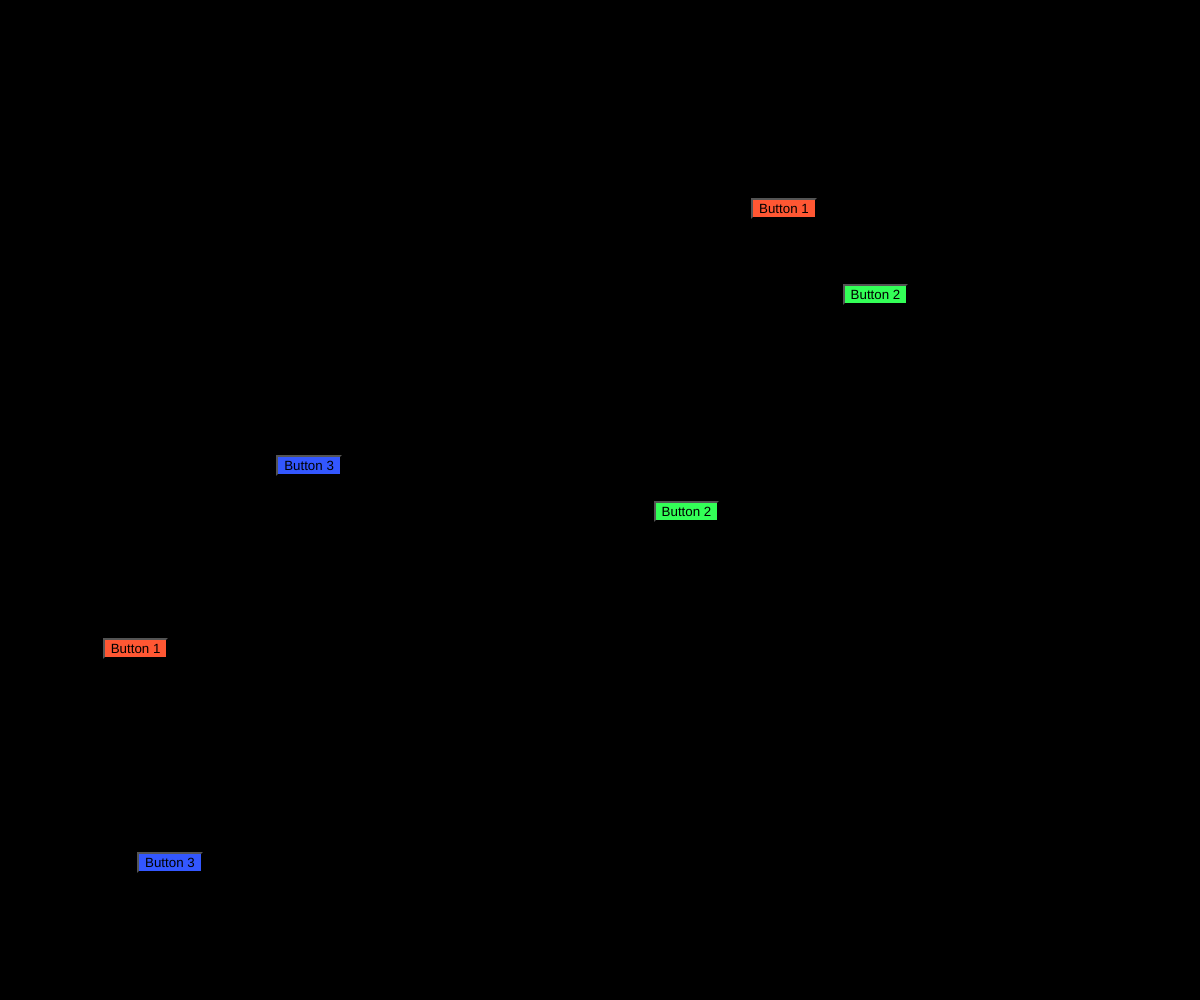
Frame 1 (no input)
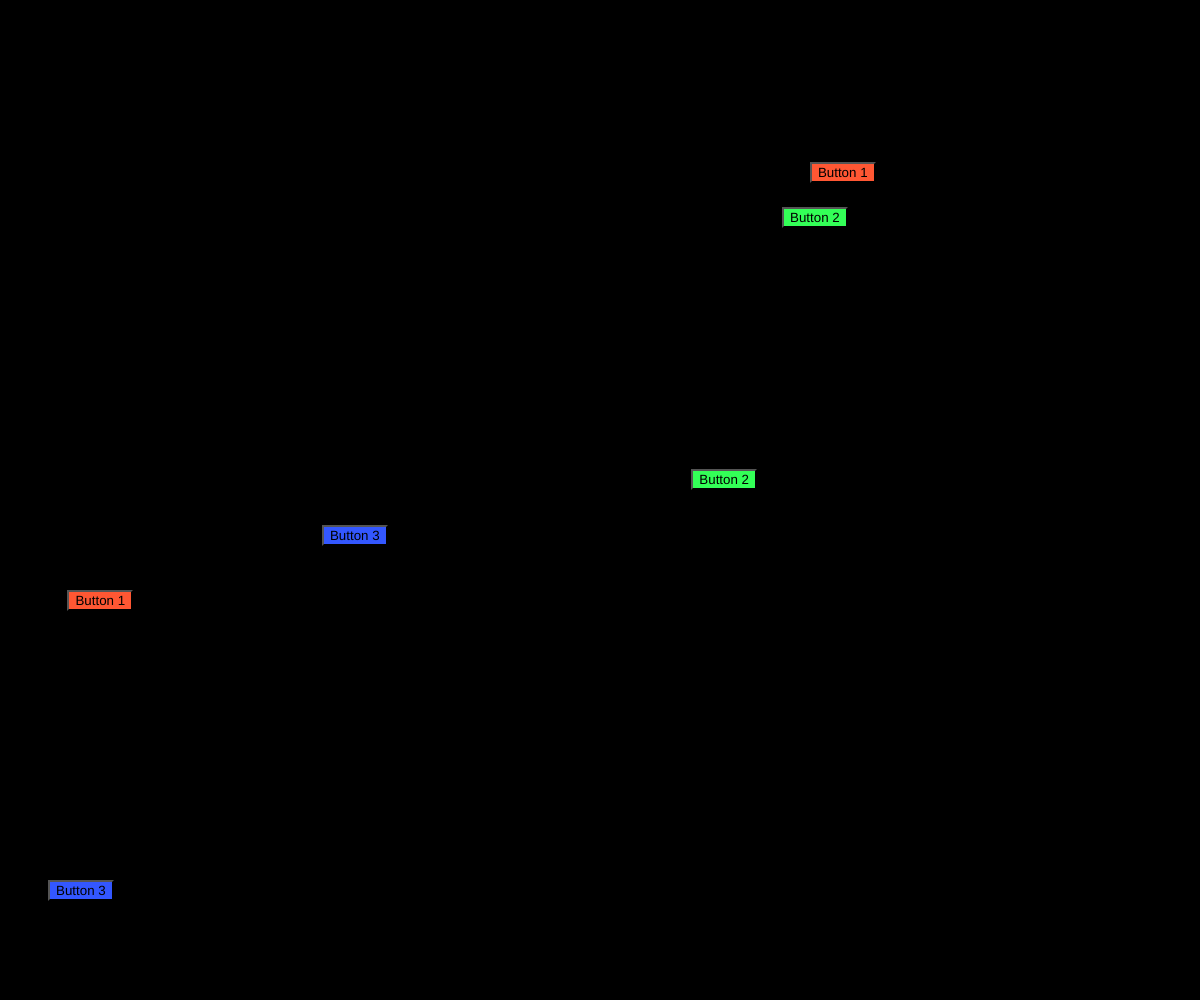
Frame 60 (no input)
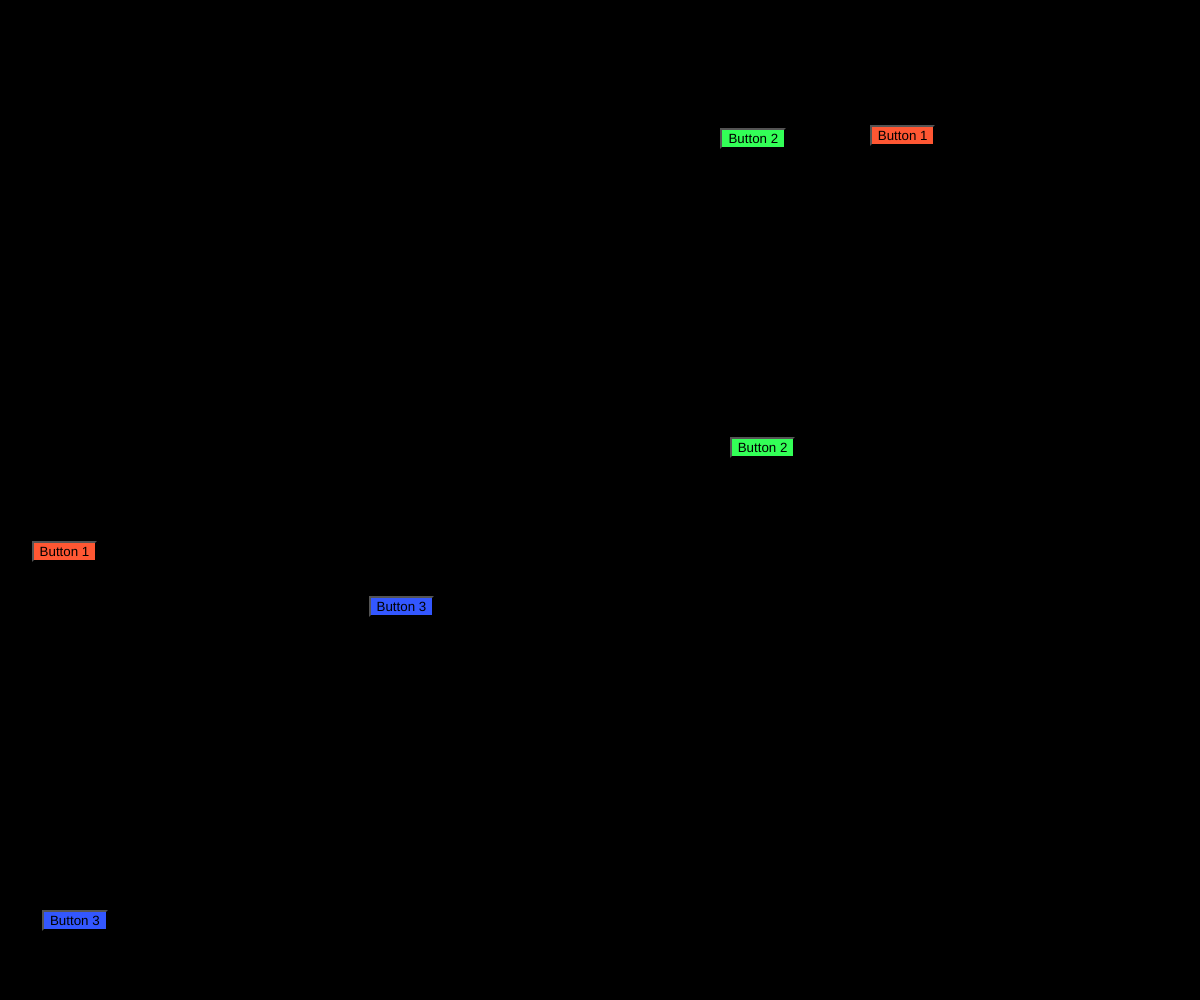
Frame 120 (the mouse pressed at the canvas centre since frame 60)

The p5.js sketch that drew these frames (run headless with seeded random() and noise() and a simulated clock; from frame 60 on, the mouse is pressed at the canvas centre):

// p5.js sketch
// ── sketch.js
let buttons = [];
let randomTexts = [];
let isChasing = true; // Tracks whether the text is chasing the cursor
let isExploding = false; // Tracks whether the text is exploding
const chaseRadius = 100; // Radius within which the text will explode on click
const chaseSpeed = 20; // Increased speed at which the text chases the cursor
const explosionSpeed = 5; // Speed at which the text explodes away
const returnSpeed = 2; // Speed at which the text returns to chasing
let clickCount = 0; // Tracks the number of clicks
let explosionRadius = 200; // Radius of the circle around the cursor

function setup() {
  createCanvas(windowWidth, windowHeight);
  background(0);

  // Create 3 buttons
  const buttonData = [
    { text: "Button 1", overlayId: "overlay-1", closeId: "close-overlay-1", color: "#FF5733" }, // Orange
    { text: "Button 2", overlayId: "overlay-2", closeId: "close-overlay-2", color: "#33FF57" }, // Green
    { text: "Button 3", overlayId: "overlay-3", closeId: "close-overlay-3", color: "#3357FF" }, // Blue
  ];

  for (let i = 0; i < buttonData.length; i++) {
    let btn = createButton(buttonData[i].text);
    btn.addClass("myButton");

    // Random position for each button
    let x = random(width - 150);
    let y = random(height - 40);
    btn.position(x, y);

    // Assign a specific color to the button
    btn.style("background-color", buttonData[i].color);

    // Link each button to its overlay
    btn.mousePressed(() => showOverlay(buttonData[i].overlayId));

    // Add close button functionality
    let closeBtn = select(`#${buttonData[i].closeId}`);
    if (closeBtn) {
      closeBtn.mousePressed(() => hideOverlay(buttonData[i].overlayId));
    } else {
      console.error(`Close button for ${buttonData[i].overlayId} not found!`);
    }

    buttons.push({ element: btn, x: x, y: y, xSpeed: random(-2, 2), ySpeed: random(-2, 2) });
  }

  // Create random text spam
  for (let i = 0; i < 10; i++) {
    let txt = createDiv("CLICK ME!!!");
    txt.class("randomText");
    txt.position(random(width), random(height));
    randomTexts.push(txt);
  }

  // Initialize click counter
  updateClickCounter();
}

function draw() {
  background(0); // Clear the background every frame

  // Move buttons randomly
  for (let btn of buttons) {
    // Update button position
    btn.x += btn.xSpeed;
    btn.y += btn.ySpeed;

    // Bounce off the edges of the canvas
    if (btn.x < 0 || btn.x > width - 150) {
      btn.xSpeed *= -1;
    }
    if (btn.y < 0 || btn.y > height - 40) {
      btn.ySpeed *= -1;
    }

    // Update button position on the screen
    btn.element.position(btn.x, btn.y);
  }

  if (isChasing && !isExploding) {
    // Make the text aggressively chase the cursor
    for (let txt of randomTexts) {
      let txtX = parseFloat(txt.style("left")); // Get current X position
      let txtY = parseFloat(txt.style("top")); // Get current Y position

      // Move the text towards the cursor very quickly
      if (txtX < mouseX) txtX += chaseSpeed;
      if (txtX > mouseX) txtX -= chaseSpeed;
      if (txtY < mouseY) txtY += chaseSpeed;
      if (txtY > mouseY) txtY -= chaseSpeed;

      // Update the text position
      txt.position(txtX, txtY);
    }
  } else if (isExploding) {
    // Explode the text in a circular pattern around the cursor
    for (let i = 0; i < randomTexts.length; i++) {
      let txt = randomTexts[i];
      let txtX = parseFloat(txt.style("left")); // Get current X position
      let txtY = parseFloat(txt.style("top")); // Get current Y position

      // Calculate the angle for this text element
      let angle = (TWO_PI / randomTexts.length) * i; // Evenly distribute around the circle
      let targetX = mouseX + cos(angle) * explosionRadius; // Target X position
      let targetY = mouseY + sin(angle) * explosionRadius; // Target Y position

      // Move the text towards its target position
      txtX = lerp(txtX, targetX, 0.1); // Smoothly interpolate towards the target
      txtY = lerp(txtY, targetY, 0.1);

      // Update the text position
      txt.position(txtX, txtY);
    }

    // Check if the text is close enough to its target position
    let allTextInPlace = true;
    for (let txt of randomTexts) {
      let txtX = parseFloat(txt.style("left")); // Get current X position
      let txtY = parseFloat(txt.style("top")); // Get current Y position

      // Calculate distance between text and its target position
      let angle = (TWO_PI / randomTexts.length) * randomTexts.indexOf(txt);
      let targetX = mouseX + cos(angle) * explosionRadius;
      let targetY = mouseY + sin(angle) * explosionRadius;
      let distance = dist(txtX, txtY, targetX, targetY);

      // If any text is still far from its target, keep exploding
      if (distance > 10) {
        allTextInPlace = false;
        break;
      }
    }

    // If all text is in place, stop exploding and resume chasing
    if (allTextInPlace) {
      isExploding = false;
    }
  } else {
    // Gradually bring the text back to chasing the cursor
    for (let txt of randomTexts) {
      let txtX = parseFloat(txt.style("left")); // Get current X position
      let txtY = parseFloat(txt.style("top")); // Get current Y position

      // Move the text towards the cursor slowly
      if (txtX < mouseX) txtX += returnSpeed;
      if (txtX > mouseX) txtX -= returnSpeed;
      if (txtY < mouseY) txtY += returnSpeed;
      if (txtY > mouseY) txtY -= returnSpeed;

      // Update the text position
      txt.position(txtX, txtY);
    }

    // Check if the text is close enough to resume chasing
    let allTextClose = true;
    for (let txt of randomTexts) {
      let txtX = parseFloat(txt.style("left")); // Get current X position
      let txtY = parseFloat(txt.style("top")); // Get current Y position

      // Calculate distance between cursor and text
      let distance = dist(mouseX, mouseY, txtX, txtY);

      // If any text is still far away, keep returning
      if (distance > chaseRadius) {
        allTextClose = false;
        break;
      }
    }

    // If all text is close, resume chasing
    if (allTextClose) {
      isChasing = true;
    }
  }
}

function mousePressed() {
  // Increment click counter
  clickCount++;
  updateClickCounter();

  // Check if any text is within the chase radius
  let shouldExplode = false;
  for (let txt of randomTexts) {
    let txtX = parseFloat(txt.style("left")); // Get current X position
    let txtY = parseFloat(txt.style("top")); // Get current Y position

    // Calculate distance between cursor and text
    let distance = dist(mouseX, mouseY, txtX, txtY);

    // If the text is within the radius, mark for explosion
    if (distance < chaseRadius) {
      shouldExplode = true;
      break; // Exit the loop once explosion is triggered
    }
  }

  // If any text is within the radius, explode all text
  if (shouldExplode) {
    isChasing = false;
    isExploding = true;
  }
}

// Update the click counter display
function updateClickCounter() {
  let clickCountElement = select("#click-count");
  if (clickCountElement) {
    clickCountElement.html(clickCount);
  }
}

function showOverlay(overlayId) {
  let overlay = select(`#${overlayId}`);
  if (overlay) {
    overlay.removeClass("hidden");
  } else {
    console.error(`Overlay ${overlayId} not found!`);
  }
}

function hideOverlay(overlayId) {
  let overlay = select(`#${overlayId}`);
  if (overlay) {
    overlay.addClass("hidden");
  } else {
    console.error(`Overlay ${overlayId} not found!`);
  }
}

// Ensure the DOM is fully loaded before running setup
window.onload = function () {
  setup();
};
// ── style.css
/* General styles */
body {
  margin: 0;
  overflow: hidden;
  background-color: #000;
  color: #fff;
  font-family: Arial, sans-serif;
}

/* Buttons */
.myButton {
  position: absolute;
  background-color: #02178a; /* Default button color */
  color: white;
  width: 150px;
  height: 40px;
  padding: 10px 20px;
  border: none;
  border-radius: 12px;
  cursor: pointer;
  font-size: 16px;
  animation: shake 0.2s infinite alternate;
}

.myButton:hover {
  background-color: #eb8934;
  font-size: 18px;
  transform: rotate(5deg);
  box-shadow: 2px 2px 5px rgba(0, 0, 0, 0.3);
}

/* Overlay for annoying ads */
.overlay {
  position: fixed;
  top: 0;
  left: 0;
  width: 100vw;
  height: 100vh;
  background: rgba(0, 0, 0, 0.8); /* Semi-transparent black background */
  display: flex;
  align-items: center;
  justify-content: center;
  z-index: 1000; /* Ensure it's on top */
}

.hidden {
  display: none;
}

.overlay-content {
  padding: 50px;
  border-radius: 8px;
  text-align: center;
  width: 400px;
  box-shadow: 2px 2px 5px rgba(0, 0, 0, 0.7);
  animation: glitch 0.1s infinite alternate;
}

.overlay-content h1 {
  font-size: 24px;
  font-family: "Arial", sans-serif;
  animation: flicker 0.5s infinite alternate;
}

.overlay-content p {
  font-size: 18px;
  font-weight: bold;
  animation: flicker 0.3s infinite alternate;
}

.overlay-content a {
  color: #02178a;
  text-decoration: none;
}

.overlay-content a:hover {
  text-decoration: underline;
}

.close-button {
  background-color: #02178a;
  color: white;
  border: none;
  padding: 10px 20px;
  border-radius: 5px;
  cursor: pointer;
  margin-top: 20px;
}

.close-button:hover {
  background-color: #eb8934;
}

/* Random text spam */
.randomText {
  position: absolute;
  font-size: 24px;
  font-weight: bold;
  color: yellow;
  text-shadow: 2px 2px red;
  animation: moveAround 3s infinite alternate ease-in-out;
}

/* Animations */
@keyframes shake {
  0% {
    transform: translate(0, 0);
  }
  100% {
    transform: translate(5px, 5px);
  }
}

@keyframes glitch {
  0% {
    transform: translate(0, 0);
  }
  25% {
    transform: translate(-5px, 5px);
  }
  50% {
    transform: translate(5px, -5px);
  }
  75% {
    transform: translate(-5px, -5px);
  }
  100% {
    transform: translate(0, 0);
  }
}

@keyframes flicker {
  0% {
    opacity: 1;
  }
  100% {
    opacity: 0.5;
  }
}

@keyframes moveAround {
  0% {
    transform: translate(0, 0);
  }
  100% {
    transform: translate(100px, 100px);
  }
}

/* Subway Surfers Video */
#subway-surfers {
  position: absolute;
  bottom: 20px; /* Position at the bottom of the screen */
  right: 20px; /* Position at the right of the screen */
  z-index: 999; /* Ensure it's above other elements */
  border: 5px solid #ff0; /* Add a yellow border */
  border-radius: 10px; /* Rounded corners */
  overflow: hidden; /* Hide overflowing content */
  box-shadow: 0 0 20px rgba(255, 255, 0, 0.7); /* Glow effect */
}

#subway-surfers iframe {
  width: 300px; /* Set width */
  height: 169px; /* Set height */
}

/* Reddit AITA Post */
#reddit-post {
  position: absolute;
  top: 20px; /* Position at the top of the screen */
  left: 20px; /* Position at the left of the screen */
  z-index: 999; /* Ensure it's above other elements */
  border: 5px solid #9DFB17; /* Add a yellow border */
  border-radius: 10px; /* Rounded corners */
  overflow: hidden; /* Hide overflowing content */
  box-shadow: 0 0 20px rgba(255, 255, 0, 0.7); /* Glow effect */
}

#reddit-post iframe {
  width: 200px; /* Set width */
  height: 300px; /* Set height */
}

/* Click Counter */
#click-counter {
  position: fixed;
  top: 10px;
  right: 10px;
  font-size: 20px;
  font-weight: bold;
  color: rgb(255,0,0);
  text-shadow: 2px 2px red;
  z-index: 1001; /* Ensure it's above other elements */
  background-color: rgba(0, 0, 0, 0.7); /* Semi-transparent background */
  padding: 10px;
  border-radius: 10px;
  border: 2px solid #ED2525; /* Yellow border */
  box-shadow: 0 0 20px rgba(214,25,25,0.7); /* Glow effect */
}

/* New Frame for Video (Lower Left Corner) */
#video-frame {
  position: absolute;
  bottom: 20px; /* Position at the bottom of the screen */
  left: 20px; /* Position at the left of the screen */
  z-index: 999; /* Ensure it's above other elements */
  border: 5px solid #00ff00; /* Add a green border */
  border-radius: 10px; /* Rounded corners */
  overflow: hidden; /* Hide overflowing content */
  box-shadow: 0 0 20px rgba(0, 255, 0, 0.7); /* Glow effect */
  width: 400px; /* Set width */
  height: 225px; /* Set height (16:9 aspect ratio for video) */
}

#video-frame iframe {
  width: 100%; /* Fill the frame */
  height: 100%; /* Fill the frame */
}
